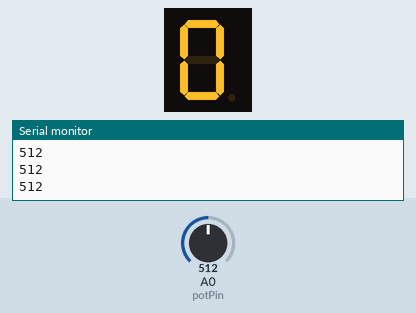
Recording of a sketch running on a simulated Arduino Uno, built with avr-gcc and run on an emulated ATmega328P. On the bench: 1-digit seven-segment display, the last lines printed to the serial monitor. Wiring (inferred from the names in the program): 1-digit 7-segment display, segments lit when HIGH: segments pin 12, pin 11, pin 10, pin 9, pin 8, pin 7, pin 6. The inputs (shaded band) are chosen by the test bench; at power-on: A0 (potPin) = 512. The segment pins are drawn as the display they are named for.

Above: at 1.2 s.
1.3 s: A0 (potPin) set to 674
2.8 s: A0 (potPin) set to 697
At 4.0 s:
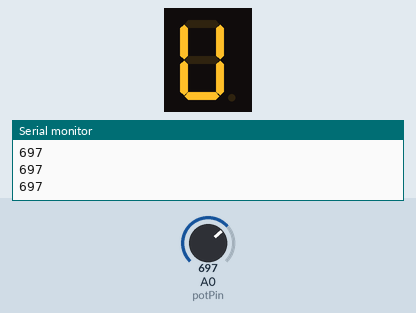
4.3 s: A0 (potPin) set to 306
At 5.3 s:
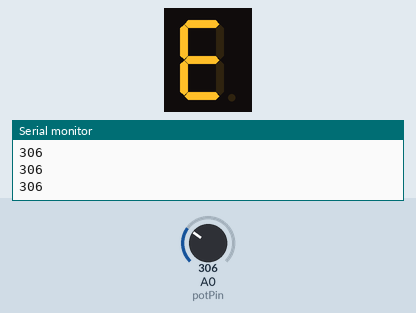
5.8 s: A0 (potPin) set to 182
7.3 s: A0 (potPin) set to 159
At 7.7 s:
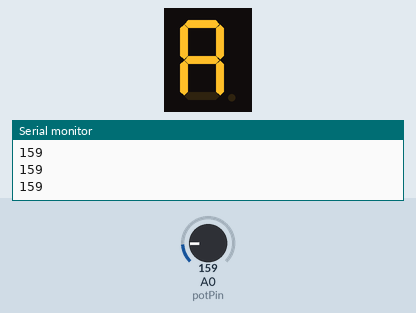
8.8 s: A0 (potPin) set to 511
At 10.1 s:
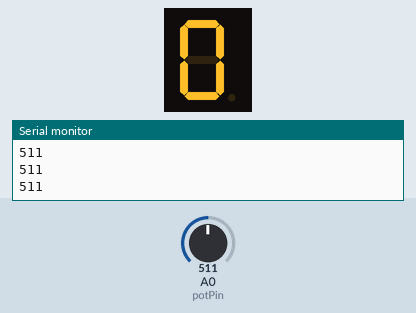
Timing chart, 0 to 11.3 s (numbered marks = the images above; inputs shaded):
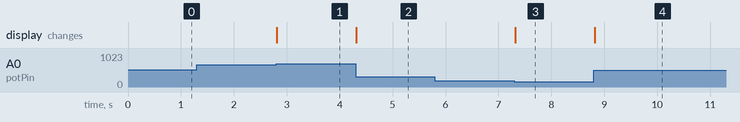

The sketch:

ex_3.ino
```cpp
int potPin = A0;
int potMax = 1023;

int seg1 = 12;
int seg2 = 11;
int seg3 = 10;
int seg4 = 9;
int seg5 = 8;
int seg6 = 7;
int seg7 = 6;
int seg8 = 5;

int numLetras = 6;

int pinosAon[]={seg1, seg2, seg3, seg5, seg6, seg7};
int pinosAoff[]={seg4, seg8};
int qtdPinosAon = sizeof(pinosAon)/sizeof(int);
int qtdPinosAoff = sizeof(pinosAoff)/sizeof(int);

int pinosEon[]={seg1, seg4, seg5, seg6, seg7};
int pinosEoff[]={seg2, seg3, seg8};
int qtdPinosEon = sizeof(pinosEon)/sizeof(int);
int qtdPinosEoff = sizeof(pinosEoff)/sizeof(int);

int pinosIon[]={seg5, seg6};
int pinosIoff[]={seg1, seg2, seg3, seg4, seg7, seg8};
int qtdPinosIon = sizeof(pinosIon)/sizeof(int);
int qtdPinosIoff = sizeof(pinosIoff)/sizeof(int);

int pinosOon[]={seg1, seg2, seg3, seg4,seg5, seg6};
int pinosOoff[]={seg7, seg8};
int qtdPinosOon = sizeof(pinosOon)/sizeof(int);
int qtdPinosOoff = sizeof(pinosOoff)/sizeof(int);

int pinosUon[]={seg2, seg3, seg4,seg5, seg6};
int pinosUoff[]={seg1, seg7, seg8};
int qtdPinosUon = sizeof(pinosUon)/sizeof(int);
int qtdPinosUoff = sizeof(pinosUoff)/sizeof(int);

int pinosPton[]={seg8};
int pinosPtoff[]={seg1, seg2, seg3, seg4,seg5, seg6, seg7};
int qtdPinosPton = sizeof(pinosPton)/sizeof(int);
int qtdPinosPtoff = sizeof(pinosPtoff)/sizeof(int);

void ligaA(){
  for(int i=0; i<qtdPinosAon; i++){
    digitalWrite(pinosAon[i], HIGH);
  }
  for(int j=0; j<qtdPinosAoff; j++){
    digitalWrite(pinosAoff[j], LOW);
  }
}

void ligaE(){
  for(int i=0; i<qtdPinosEon; i++){
    digitalWrite(pinosEon[i], HIGH);
  }
  for(int j=0; j<qtdPinosEoff; j++){
    digitalWrite(pinosEoff[j], LOW);
  }
}

void ligaI(){
  for(int i=0; i<qtdPinosIon; i++){
    digitalWrite(pinosIon[i], HIGH);
  }
  for(int j=0; j<qtdPinosIoff; j++){
    digitalWrite(pinosIoff[j], LOW);
  }
}

void ligaO(){
  for(int i=0; i<qtdPinosOon; i++){
    digitalWrite(pinosOon[i], HIGH);
  }
  for(int j=0; j<qtdPinosOoff; j++){
    digitalWrite(pinosOoff[j], LOW);
  }
}

void ligaU(){
  for(int i=0; i<qtdPinosUon; i++){
    digitalWrite(pinosUon[i], HIGH);
  }
  for(int j=0; j<qtdPinosUoff; j++){
    digitalWrite(pinosUoff[j], LOW);
  }
}

void ligaPonto(){
  for(int i=0; i<qtdPinosPton; i++){
    digitalWrite(pinosPton[i], HIGH);
  }
  for(int j=0; j<qtdPinosPtoff; j++){
    digitalWrite(pinosPtoff[j], LOW);
  }
}


void setup() {

  Serial.begin(4800);

  pinMode(potPin, INPUT);

  pinMode(seg1, OUTPUT);
  pinMode(seg2, OUTPUT);
  pinMode(seg3, OUTPUT);
  pinMode(seg4, OUTPUT);
  pinMode(seg5, OUTPUT);
  pinMode(seg6, OUTPUT);
  pinMode(seg7, OUTPUT);
}

void loop() {

  int potValue = analogRead(potPin);
  Serial.println(potValue);

  if (potValue > 0 && potValue < (potMax/numLetras)*1){
    ligaA();
  }

  if (potValue > (potMax/numLetras*1) && potValue < (potMax/numLetras)*2){
    ligaE();
  }

  if (potValue > (potMax/numLetras)*2 && potValue < (potMax/numLetras)*3){
    ligaI();
  }

  if (potValue > (potMax/numLetras)*3 && potValue < (potMax/numLetras)*4){
    ligaO();
  }

  if (potValue > (potMax/numLetras)*4 && potValue < (potMax/numLetras)*5){
    ligaU();
  }

  if (potValue > (potMax/numLetras)*5 && potValue < (potMax/numLetras)*6){
    ligaPonto();
  }


  // ligaA();
  // delay(1000);
  // ligaE();
  // delay(1000);
  // ligaI();
  // delay(1000);
  // ligaO();
  // delay(1000);
  // ligaU();
  // delay(1000);
}
```

Measured:
- the behaviour switches between 680 and 681 on A0 (potPin) (found by bisection; images 0 and 1)
- the behaviour switches between 170 and 169 on A0 (potPin) (found by bisection; images 2 and 3)
- after the input at 2.8 s, the display: changes at once (image 1)
- after the input at 4.3 s, the display: changes at once (image 2)
- after the input at 7.3 s, the display: changes at once (image 3)
- after the input at 8.8 s, the display: changes at once (image 4)
